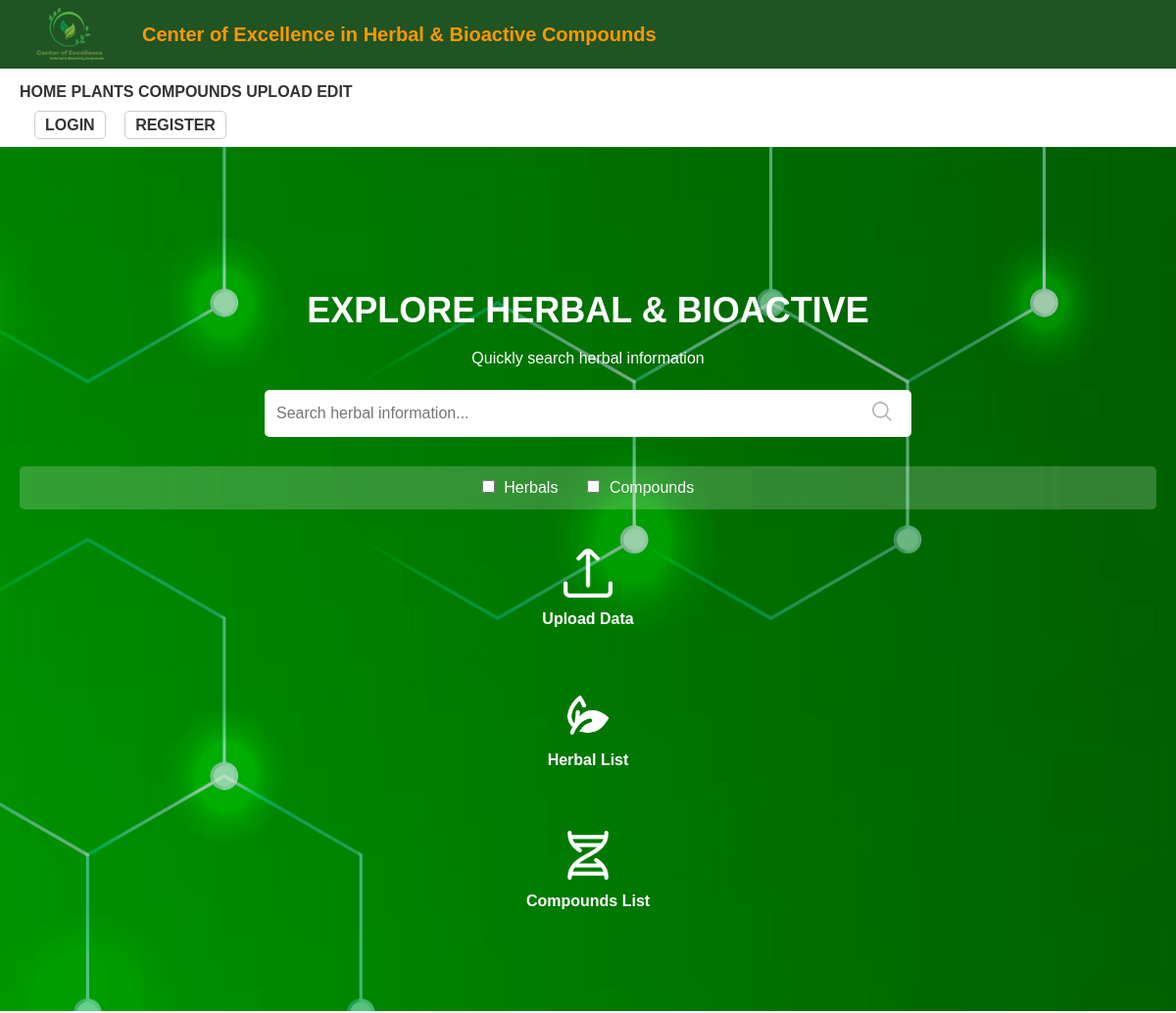
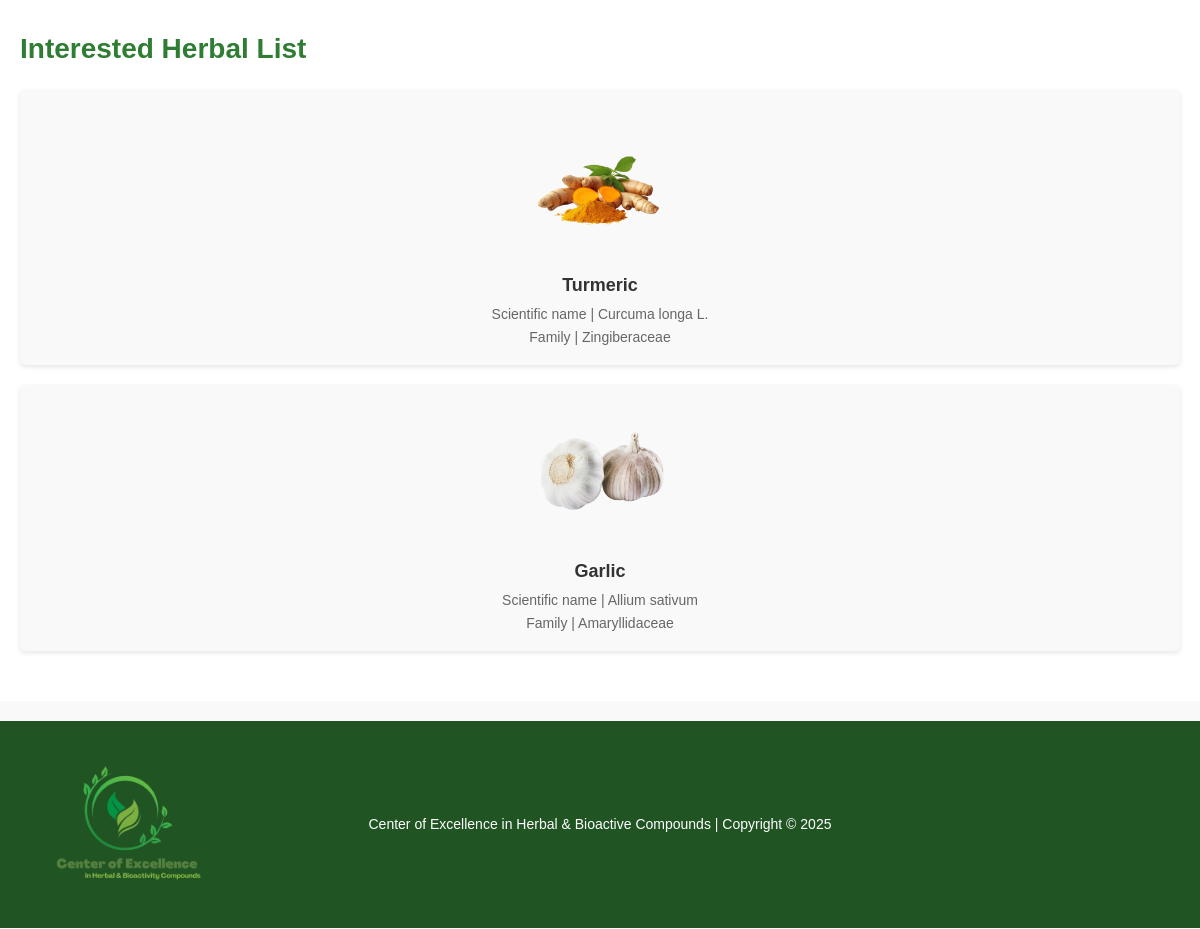
The page / on the database its author committed (2 pictures, top to bottom).
### tables this page shows
CREATE TABLE `plants` (
  `plant_id` int(11) NOT NULL,
  `common_name` varchar(50) NOT NULL,
  `scientific_name` varchar(255) NOT NULL,
  `family` varchar(50) NOT NULL,
  `plant_description` text NOT NULL,
  `plant_image` varchar(255) NOT NULL
);

### index.php (the view, shortened to what this page needs)
<?php
require 'db_connect.php';
$result = $conn->query("SELECT * FROM plants LIMIT 2");
$plants = $result->fetch_all(MYSQLI_ASSOC);
?>
<!DOCTYPE html>
<html lang="th">
<head>
</head>
<body>
    <div class="header">
        <img onclick="window.location.href='index.php'" src="img/Center_of_Excellence1-removebg-preview.png" alt="Logo">
        <h1>Center of Excellence in Herbal & Bioactive Compounds</h1>
    </div>
    <div class="nav">
        <div class="menu">
            <a href="index.php">HOME</a>
            <a href="plants.php">PLANTS</a>
            <a href="compounds.php">COMPOUNDS</a>
            <a href="upload.php">UPLOAD</a>
            <a href="dashbord.php">EDIT</a>
        </div>
        <div class="auth <?php echo isset($_SESSION['loggedin']) && $_SESSION['loggedin'] ? 'logged-in' : ''; ?>">
            <?php if (isset($_SESSION['loggedin']) && $_SESSION['loggedin']): ?>
                <a href="edit_profile.php" onclick="event.preventDefault(); window.location.href='edit_profile.php';"><?php echo htmlspecialchars($_SESSION['username']); ?></a>
                <a href="logout.php" style="border: 1px solid #fff; padding: 5px 10px; border-radius: 5px; margin-left: 10px;">Logout</a>
            <?php else: ?>
                <a href="login.php">Login</a>
                <a href="register.php">Register</a>
            <?php endif; ?>
        </div>
    </div>
    <div class="main">
        <h2>Explore Herbal & Bioactive</h2>
        <p>Quickly search herbal information</p>
        <div class="search-container">
            <input type="text" class="search-bar" id="search" placeholder="Search herbal information...">
            <button class="search-button" onclick="searchPlants()"><img src="img/search-2.png" alt="search" height="20px"></button>
        </div>
        <div class="search-options">
            <label><input type="checkbox" id="search_herbals" name="search_type" value="herbals"> Herbals</label>
            <label><input type="checkbox" id="search_compounds" name="search_type" value="compounds"> Compounds</label>
        </div>
        <div class="options">
            <div class="option" onclick="uploadData()">
                <img src="img/upload.png" alt="Upload">
                <p>Upload Data</p>
            </div>
            <div class="option" onclick="window.location.href='plants.php'">
                <img src="img/icons8-natural-food-96-2.png" alt="Herbal">
                <p>Herbal List</p>
            </div>
            <div class="option" onclick="showCompoundsList()">
                <img src="img/dna-2.png" alt="Compounds">
                <p>Compounds List</p>
            </div>
        </div>
    </div>
    <div class="herbal-list">
        <h2>Interested Herbal List</h2>
        <div class="herbal-items">
            <?php foreach ($plants as $plant): ?>
                <div class="herbal-item">
                    <a href="plants_details.php?id=<?php echo $plant['plant_id']; ?>">
                        <img src="<?php echo $plant['plant_image']; ?>" alt="<?php echo $plant['common_name']; ?>" width="100">
                    </a>
                    <h3>
                        <a href="plants_details.php?id=<?php echo $plant['plant_id']; ?>" style="text-decoration: none; color: inherit;">
                            <?php echo $plant['common_name']; ?>
                        </a>
                    </h3>
                    <p>Scientific name | <?php echo $plant['scientific_name']; ?></p>
                    <p>Family | <?php echo $plant['family']; ?></p>
                </div>
            <?php endforeach; ?>
        </div>
    </div>
    <div class="footer">
        <img onclick="window.location.href='index.php'" src="img/Center_of_Excellence1-removebg-preview.png" alt="Logo">
        <span>Center of Excellence in Herbal & Bioactive Compounds | Copyright © 2025</span>
    </div>
</body>
</html>

### index.php (style rules this page uses)
* { box-sizing: border-box; margin: 0; padding: 0; font-family: 'Arial', sans-serif; }
body { background-color: #f9f9f9; color: #333; line-height: 1.5; }
.header { background-color: rgb(32, 84, 35); color: white; padding: 20px 20px; display: flex; align-items: center; justify-content: left; border-bottom: 2px solid #fff; }
.header img { position: absolute; top: 10; left: 20; width: 100px; margin-right: 20px; cursor: pointer; }
.header h1 { font-size: 24px; color: #ff9800; margin: 0; font-weight: bold; margin-left: 125px; }
.nav { background-color: #fff; padding: 10px 20px; display: flex; justify-content: space-between; align-items: center; box-shadow: 0 2px 5px rgba(0, 0, 0, 0.1); }
.nav .menu a { color: #333; text-decoration: none; margin: 0 15px; font-weight: 600; text-transform: uppercase; }
.nav .auth a { color: #333; text-decoration: none; margin-left: 15px; font-weight: 600; text-transform: uppercase; border: 1px solid #ccc; padding: 5px 10px; border-radius: 5px; }
.main { background: url('img/rm218batch5-mynt-43.jpg') no-repeat center center; background-size: 2000px; color: white; text-align: center; padding: 40px 20px; position: relative; min-height: 600px; }
.main h2 { font-size: 48px; font-weight: bold; margin-bottom: 10px; margin-top: 100px; text-transform: uppercase; }
.main p { font-size: 18px; margin-bottom: 20px; }
.search-container { display: flex; justify-content: center; margin-bottom: 30px; }
.search-bar { width: 60%; max-width: 600px; padding: 12px; font-size: 16px; border: none; border-radius: 5px 0 0 5px; outline: none; }
.search-button { padding: 12px 20px; font-size: 16px; border: none; background-color: #fff; color: #4caf50; border-radius: 0 5px 5px 0; cursor: pointer; transition: background-color 0.3s; }
.search-options { display: flex; justify-content: center; margin-bottom: 30px; background-color: rgba(255, 255, 255, 0.2); padding: 10px; border-radius: 5px; }
.search-options label { margin: 0 15px; font-size: 16px; color: white; }
.search-options input[type="checkbox"] { margin-right: 5px; }
.options { display: flex; justify-content: center; gap: 30px; margin-bottom: 30px; flex-wrap: wrap; }
.option { display: flex; flex-direction: column; align-items: center; cursor: pointer; padding: 10px; }
.option img { width: 50px; height: 50px; filter: brightness(0) invert(1); }
.option p { margin-top: 10px; font-size: 16px; color: white; font-weight: 600; }
.herbal-list { max-width: 1200px; margin: 0 auto; padding: 30px 20px; background-color: #fff; }
.herbal-list h2 { color: #2e7d32; font-size: 28px; font-weight: bold; margin-bottom: 20px; text-align: left; }
.herbal-items { display: flex; justify-content: space-between; flex-wrap: wrap; }
.herbal-item { width: 48%; padding: 15px; background-color: #f9f9f9; border-radius: 5px; box-shadow: 0 2px 5px rgba(0, 0, 0, 0.1); text-align: center; margin-bottom: 20px; }
.herbal-item img { width: 100%; max-width: 150px; height: auto; border-radius: 5px; margin-bottom: 10px; }
.herbal-item h3 { font-size: 18px; color: #333; margin-bottom: 5px; }
.herbal-item p { font-size: 14px; color: #666; margin: 2px 0; }
.footer { background-color: rgb(32, 84, 35); color: white; text-align: center; padding: 93px; margin-top: 20px; width: 100%; display: flex; align-items: center; position: absolute; left: 0; }
.footer img { position: absolute; left: 20px; width: 210px; vertical-align: middle; margin-right: 5px; cursor: pointer; }
.footer span { font-size: 14px; margin: auto; }
@media (max-width: 1200px) { .header h1 { font-size: 20px; } }
@media (max-width: 1200px) { .nav { flex-direction: column; align-items: flex-start; } }
@media (max-width: 1200px) { .nav .menu a { margin: 5px 0; } }
@media (max-width: 1200px) { .nav .auth { margin-top: 10px; } }
@media (max-width: 1200px) { .main h2 { font-size: 36px; } }
@media (max-width: 1200px) { .main p { font-size: 16px; } }
@media (max-width: 1200px) { .search-bar { width: 70%; } }
@media (max-width: 1200px) { .herbal-item { width: 100%; } }
@media (max-width: 1200px) { .options { flex-direction: column; align-items: center; gap: 20px; } }

### rows shown on the page
plants: plant_image+common_name (picture), common_name "Turmeric", scientific_name "Curcuma longa L.", family "Zingiberaceae"
plants: plant_image (picture), common_name "Garlic", scientific_name "Allium sativum", family "Amaryllidaceae"
